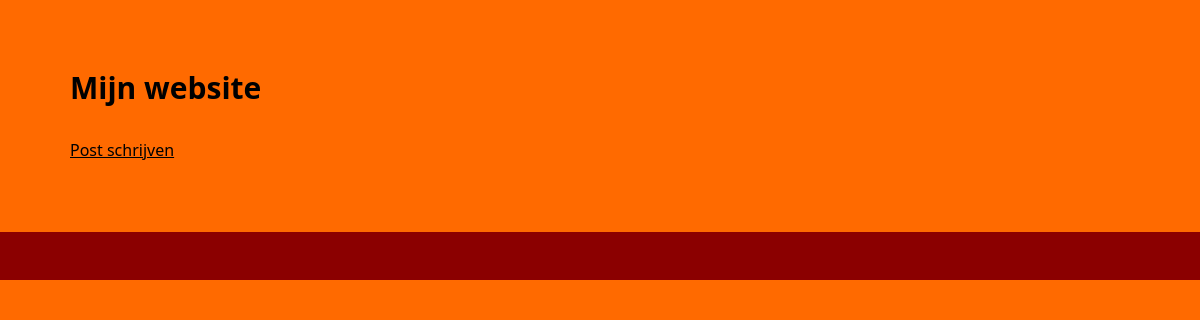
/, run on an earlier commit of the app's database.
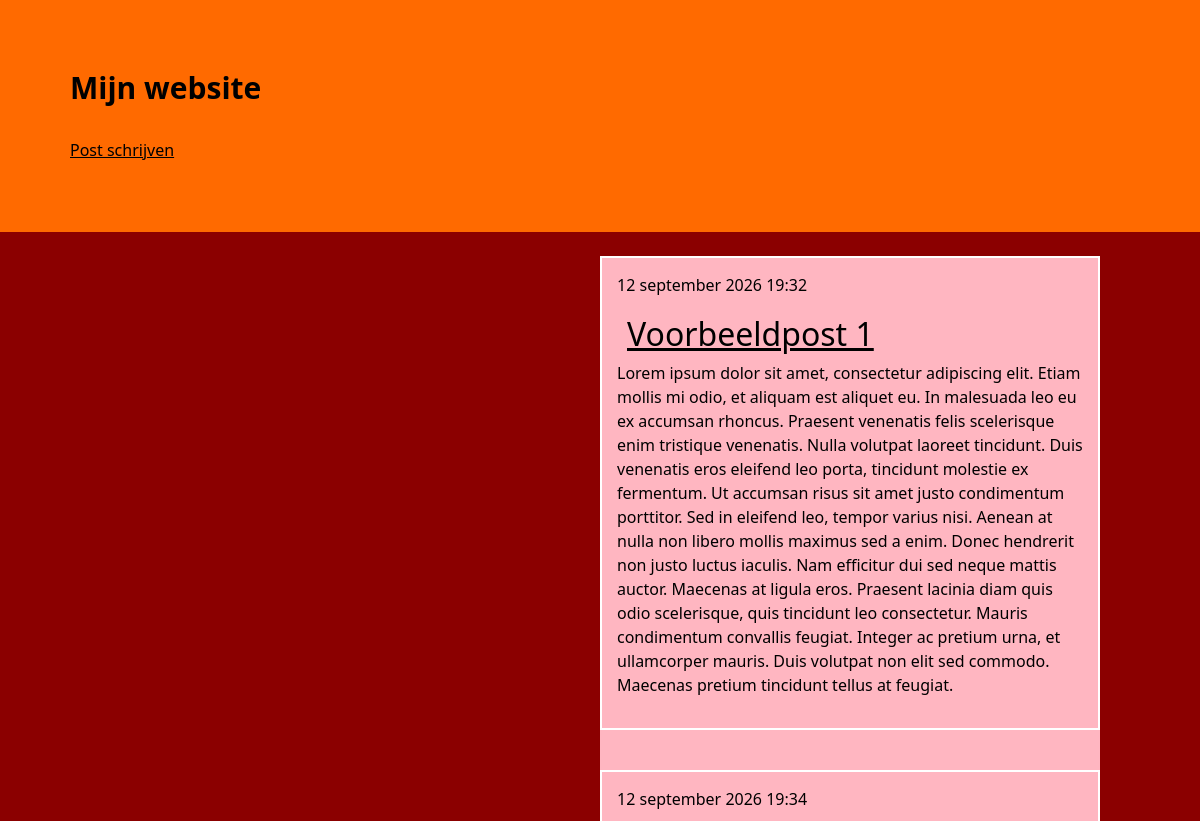
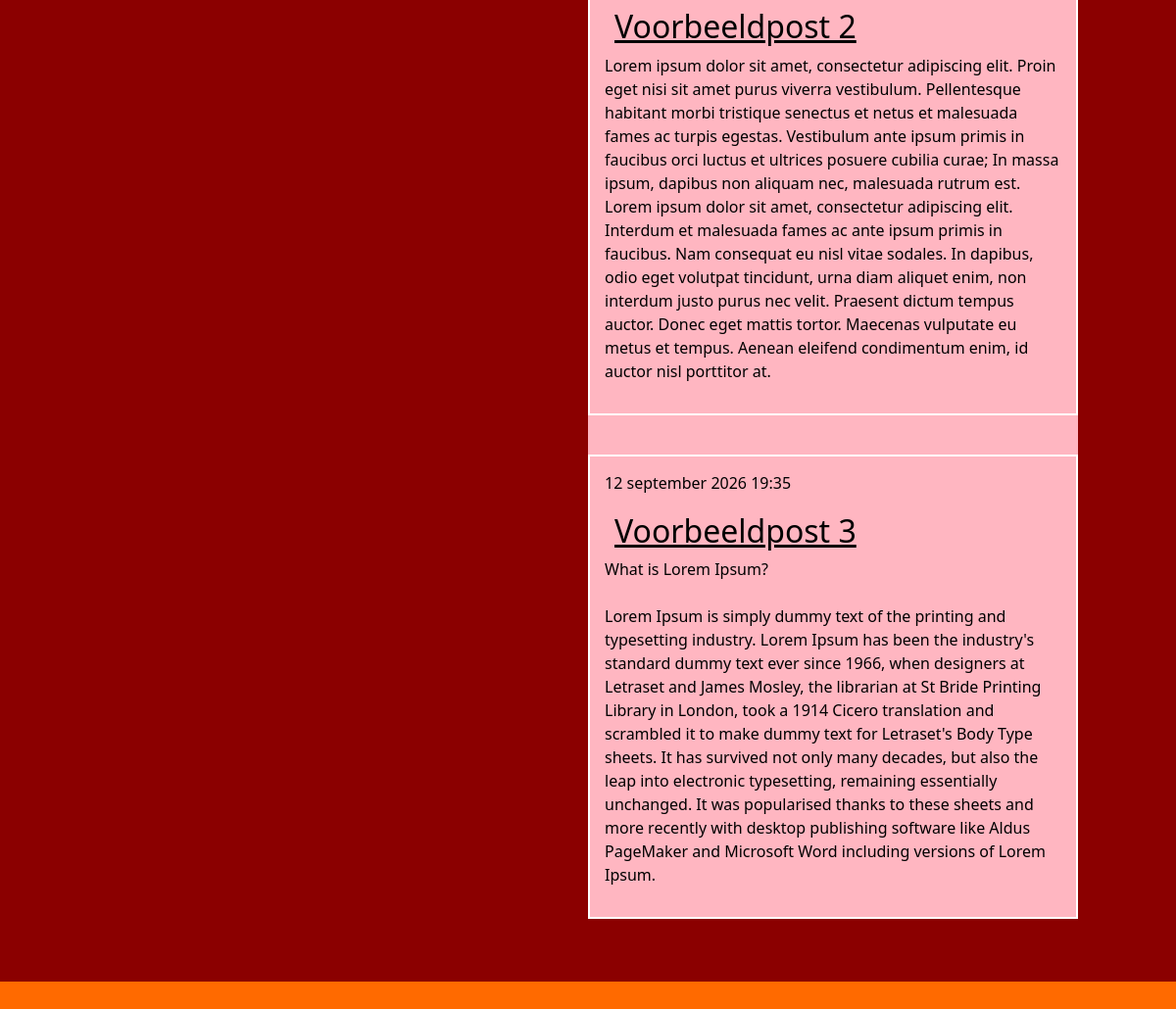
And on a later commit of the database (2 pictures, top to bottom).
### blog/models.py (models this page shows, shortened)
class Post(models.Model):
    author = models.ForeignKey(settings.AUTH_USER_MODEL, on_delete=models.CASCADE)
    title = models.CharField(max_length=200)
    text = models.TextField()
    created_date = models.DateTimeField(default=timezone.now)
    published_date = models.DateTimeField(blank=True, null=True)

### blog/views.py (the view)
# urls.py: path("", views.post_list, name="post_list"),
def post_list(request):
    posts = Post.objects.filter(published_date__lte=timezone.now()).order_by(
        "published_date"
    )
    return render(request, "blog/post_list.html", {"posts": posts})

### blog/templates/blog/post_list.html
{% extends 'blog/base.html' %}
{% block inhoud %}
    <div class="main pt-4 pb-4">
        <div class="postblock">
                {% for post in posts %}
            <article class="post">
                <time class="date d-block mb-2">
                    {{ post.published_date|date:"j F Y H:i" }}
                </time>
                <h2>
                    <a href="{% url 'post_inhoud' pk=post.pk %}">
                        {{ post.title }}
                    </a>
                </h2>
                <p>
                    {{ post.text|linebreaksbr }}
                </p>
            </article>
        {% endfor %}
        </div>
    </div>
{% endblock %}

### blog/templates/blog/base.html (shortened to what this page needs)
{% load static %}
<!DOCTYPE html>
<html lang="nl" dir='ltr'>
    <head>
        <link href="https://cdn.jsdelivr.net/npm/bootstrap@5.1.3/dist/css/bootstrap.min.css"
            rel="stylesheet"
>
        <link rel="stylesheet" href="{% static 'css/styles.css' %}">
    </head>
    <body>
        <header class="header">
            <h1>Mijn website</h1><br>
            <a href="{% url 'post_nieuw' %}" class="tp-menu">Post schrijven</a>
        </header>
        <section>
            {% block inhoud %}
            {% endblock %}
        </section>
        <footer class='footer'>
        </footer>
    </body>
</html>

### blog/static/css/styles.css (style rules this page uses)
body { background-color: rgb(255, 106, 0); color: black; }
h1 { color: black; font-size: 30px; font-weight: 700; }
article { width: 500px; margin-bottom: 40px; }
a { color: black; }
.header { padding: 70px; }
.main { background-color: darkred; }
.footer { height: 100px; }
.post { border: 2px solid white; padding: 15px; }
.postblock { background-color: lightpink; width: 500px; margin: 0 20% 0 50%; }
.postblock h2 { padding-left: 10px; padding-top: 10px; }

What changed in the data, as far as the page shows it:
added Post: published_date "12 september 2026 19:32", title "Voorbeeldpost 1", text "Lorem ipsum dolor sit amet, consectetur adipiscing elit. Etiam mollis mi odio, et aliquam est aliquet eu. In malesuada leo eu ex accumsan rhoncus. Praesent venenatis felis scelerisque enim tristique venenatis. Nulla volutpat laoreet tincidunt. Duis venenatis eros eleifend leo porta, tincidunt molestie ex fermentum. Ut accumsan risus sit amet justo condimentum porttitor. Sed in eleifend leo, tempor varius nisi. Aenean at nulla non libero mollis maximus sed a enim. Donec hendrerit non justo luctus iaculis. Nam efficitur dui sed neque mattis auctor. Maecenas at ligula eros. Praesent lacinia diam quis odio scelerisque, quis tincidunt leo consectetur. Mauris condimentum convallis feugiat.…"
added Post: published_date "12 september 2026 19:34", title "Voorbeeldpost 2", text "Lorem ipsum dolor sit amet, consectetur adipiscing elit. Proin eget nisi sit amet purus viverra vestibulum. Pellentesque habitant morbi tristique senectus et netus et malesuada fames ac turpis egestas. Vestibulum ante ipsum primis in faucibus orci luctus et ultrices posuere cubilia curae; In massa ipsum, dapibus non aliquam nec, malesuada rutrum est. Lorem ipsum dolor sit amet, consectetur adipiscing elit. Interdum et malesuada fames ac ante ipsum primis in faucibus. Nam consequat eu nisl vitae sodales. In dapibus, odio eget volutpat tincidunt, urna diam aliquet enim, non interdum justo purus nec velit. Praesent dictum tempus auctor. Donec eget mattis tortor. Maecenas vulputate eu metus et…"
added Post: published_date "12 september 2026 19:35", title "Voorbeeldpost 3", text "What is Lorem Ipsum? Lorem Ipsum is simply dummy text of the printing and typesetting industry. Lorem Ipsum has been the industry's standard dummy text ever since 1966, when designers at Letraset and James Mosley, the librarian at St Bride Printing Library in London, took a 1914 Cicero translation and scrambled it to make dummy text for Letraset's Body Type sheets. It has survived not only many decades, but also the leap into electronic typesetting, remaining essentially unchanged. It was popularised thanks to these sheets and more recently with desktop publishing software like Aldus PageMaker and Microsoft Word including versions of Lorem Ipsum."
